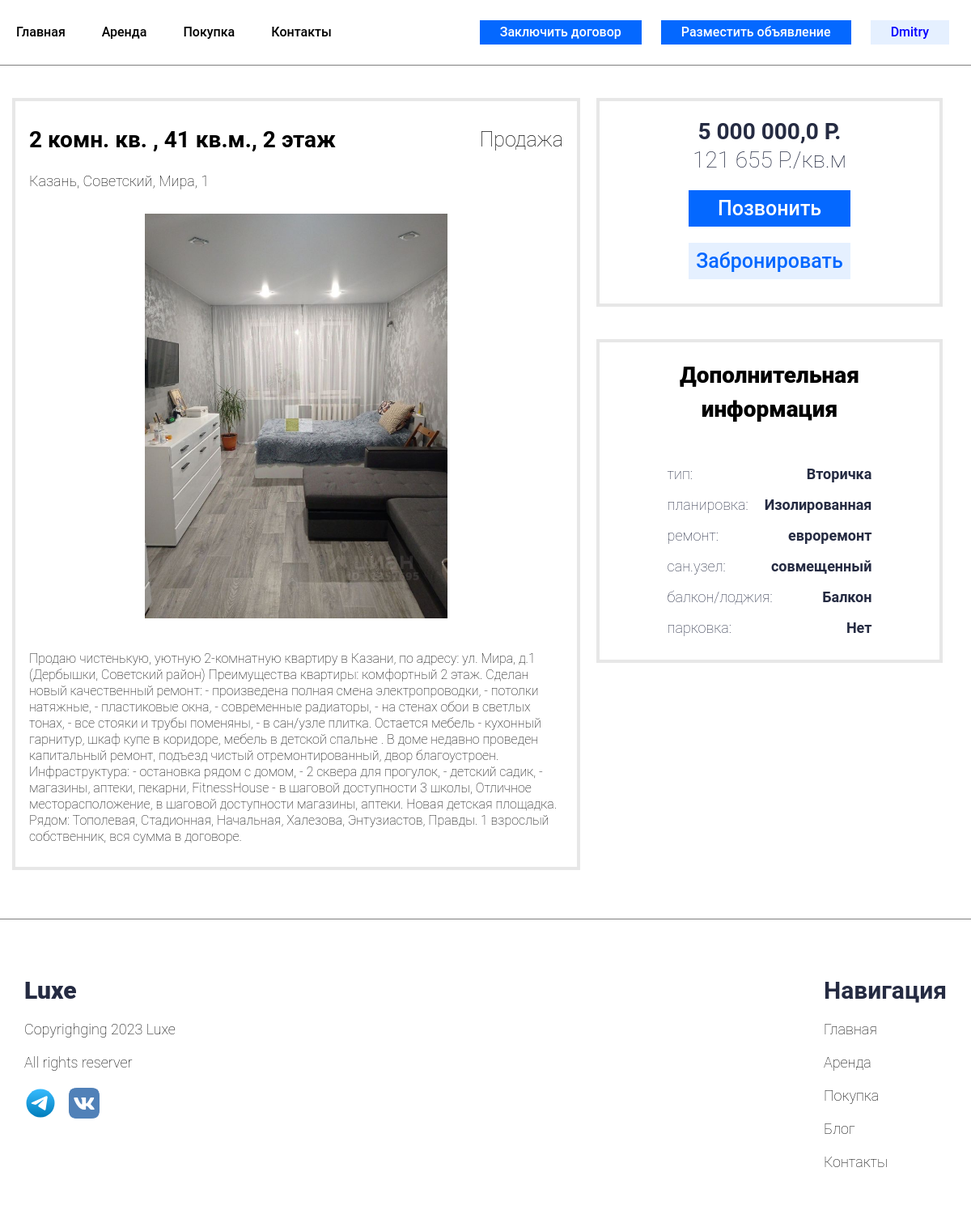
The app's page /object/8/ (signed in) with its own data.
### users/models.py (models this page shows, shortened)
class CustomUser(AbstractUser):
    surname = models.CharField(max_length=100, verbose_name="Фамилия")
    name = models.CharField(max_length=100, verbose_name="Имя")
    middlename = models.CharField(max_length=100, verbose_name="Отчество")
    email = models.EmailField(verbose_name='Почтовый адрес', unique=True)
    fullname = models.CharField(max_length=100, verbose_name="ФИО")
    pasport = models.CharField(max_length=100, verbose_name="Серия и номер паспорта", unique=True)
    phone_number = models.CharField(max_length=100, verbose_name="Номер телефона", unique=True)
    status = models.BooleanField(default=False, verbose_name='Подтверждение аккаунта')
    USERNAME_FIELD = 'email'
    REQUIRED_FIELDS = ['username']

### RealEstateApp/models.py (models this page shows, shortened)
class RealEstate(models.Model):
    photo = models.ManyToManyField('Photo', blank=True)
    city = models.CharField(max_length=30, choices=CHOICE_CITY, verbose_name='Город')
    district = models.CharField(max_length=70, choices=CHOICE_DISTRICT, verbose_name='Район')
    address = models.CharField(max_length=255, verbose_name='Адрес')
    latitude = models.FloatField(blank=True, null=True, verbose_name='Ширина')
    longitude = models.FloatField(blank=True, null=True, verbose_name='Долгота')
    area = models.DecimalField(max_digits=5, decimal_places=2, verbose_name='Площадь')
    floor = models.IntegerField(verbose_name='Этаж')
    rooms = models.IntegerField(verbose_name='Кол-во комнат')
    type = models.CharField(max_length=30, choices=CHOICE_TYPE, verbose_name='Тип недвижимости')
    layout = models.CharField(max_length=50, choices=CHOICE_LAYOUT, verbose_name='Планировка')
    finishing = models.CharField(max_length=70, choices=CHOICE_FINISHING, verbose_name='Ремонт')
    bathroom = models.CharField(max_length=30, choices=CHOICE_BATHROOM, verbose_name='Сан.узел')
    balcony = models.CharField(max_length=50, choices=CHOICE_BALCONY, verbose_name='Балкон/Лоджия')
    animals = models.BooleanField(default=False, verbose_name='С животными')
    children = models.BooleanField(default=True, verbose_name='С детьми')
    parking = models.CharField(max_length=200, choices=SIMPLE_CHOICE, blank=True, verbose_name='Парковка')
    description = models.TextField(verbose_name='Полное описание')
    price = models.DecimalField(max_digits=15, decimal_places=1, verbose_name='Стоимость')
    realtor = models.ForeignKey(settings.AUTH_USER_MODEL, on_delete=models.CASCADE, verbose_name='Риелтор',
                                limit_choices_to={'is_staff': True}, )
    category = models.ForeignKey("Category", on_delete=models.CASCADE, verbose_name='Категория')
    status = models.CharField(max_length=50, choices=CHOICE_STATUS, verbose_name='Статус')
    class Meta:
        verbose_name = 'Объект недвижимости'
        verbose_name_plural = 'Объекты недвижимости'

class Category(models.Model):
    name = models.CharField(max_length=50, verbose_name='Категория')
    def __str__(self):
        return self.name
    class Meta:
        verbose_name = 'Категория'
        verbose_name_plural = 'Категории'

### RealEstateApp/views.py (the view)
# urls.py: path('object/<int:pk>/', DetailRealEstatePage.as_view(), name='RealEstate_object'),
class DetailRealEstatePage(DetailView):
    model = RealEstate
    template_name = 'RealEstateApp/DetailRealEstate.html'
    context_object_name = 'object'
    def get_context_data(self, *, object_list=None, **kwargs):
        context = super().get_context_data(**kwargs)
        context['title'] = RealEstate.objects.get(pk=self.kwargs['pk']).address
        m = folium.Map(location=[55.7887400, 49.1221400], zoom_start=12, min_zoom=6)
        popup = folium.Popup(
            'Город: ' + str(self.object.city) + '</br></br>' + 'Район: ' + str(self.object.district) +
            '</br></br>' + 'Площадь: ' + str(self.object.area) + '</br></br>' + 'Этаж: ' + str(self.object.floor) +
            '</br></br>' + 'Кол-во комнат: ' + str(
                self.object.rooms) + '</br></br>' + 'Планировка: ' + self.object.layout +
            '</br></br>' + 'Ремонт: ' + self.object.finishing + '</br></br>' + 'Сан.узел: ' + self.object.bathroom +
            '</br></br>' + 'Балкон: ' + self.object.balcony + '</br></br>', max_width=300)
        geolocator = Nominatim(user_agent="RealEstate")
        folium.Marker(location=[self.object.latitude, self.object.longitude], tooltip='Нажмите чтобы узнать больше',
                      popup=popup).add_to(m)
        m = m._repr_html_()
        context['map'] = m
        return context

### RealEstateApp/templatetags/layout_filters.py (called while the page is built)
@register.filter
def div(value, arg):
    try:
        return float(value) / float(arg)
    except (TypeError, ZeroDivisionError):
        return None

### RealEstateApp/templates/RealEstateApp/DetailRealEstate.html (shortened to what this page needs)
{%extends 'base_layout.html' %}
{% load static %}
{% load humanize %}
{% load layout_filters %}
{% block styles %}
<link rel="stylesheet" href="{% static 'css/DetailRealEstate.css' %}">
{% endblock %}
{% block header %}
{% include 'RealEstateApp/header.html' %}
{% endblock %}
{% block content %}
<div class="page__detail detail">
    <div class="detail__container _container">
        <div class="detail__body">
            <div class="detail__main main-block">
                <div class="main-block__header">
                    <div class="main-block__params">{{object.rooms}} комн. кв. , {{object.area|floatformat:0}} кв.м.,
                        {{object.floor}} этаж
                    </div>
                    <div class="main-block__category">{{object.category}}</div>
                </div>
                <div class="main-block__body">
                    <div class="main-block__address">
                        {{object.city}}, {{object.district}}, {{object.address}}
                    </div>
                    <div class="main-block__photos photos">
                        <div class="photos__slider">
                            <div class="photo"><img src="{% static 'images/room1.png'%}" alt=""></div>
                        </div>
                    </div>
                    <div class="main-block__description">
                        {{object.description}}
                    </div>
                </div>
            </div>
            <div class="detail__additional additional-block">
                <div class="additional-block__first first-block">
                    {% if object.category|lower == "продажа" %}
                    <div class="first-block__price">{{object.price|intcomma}} P.</div>
                    <div class="first-block__square-price">{{ object.price|div:object.area|floatformat:0|intcomma}}
                        P./кв.м
                    </div>
                    {% else %}
                    <div class="first-block__price">{{object.price|intcomma}} P./мес</div>
                    {% endif %}
                    {% if user.is_authenticated %}
                    <div class="button__call">
                        <a href="tel:
                         +{{object.realtor.phone_number}}" class="call__link">Позвонить</a>
                    </div>
                    <div class="button__book">
                        <a href="{% url 'book_object' pk=object.pk%}" class="book__link">Забронировать</a>
                    </div>
                    {% endif %}
                </div>
                <div class="additional-block__second second-block">
                    <div class="second-block__header">
                        <div class="second-block__title">Дополнительная информация</div>
                    </div>
                    <div class="second-block__body">
                        {% if object.category|lower == "продажа" %}
                        <div class="second-body__info">
                            <div class="second-block__label">тип:</div>
                            <div class="second-block__text">{{object.type}}</div>
                        </div>
                        <div class="second-body__info">
                            <div class="second-block__label">планировка:</div>
                            <div class="second-block__text">{{object.layout}}</div>
                        </div>
                        <div class="second-body__info">
                            <div class="second-block__label">ремонт:</div>
                            <div class="second-block__text">{{object.finishing}}</div>
                        </div>
                        <div class="second-body__info">
                            <div class="second-block__label">сан.узел:</div>
                            <div class="second-block__text">{{object.bathroom}}</div>
                        </div>
                        <div class="second-body__info">
                            <div class="second-block__label">балкон/лоджия:</div>
                            <div class="second-block__text">{{object.balcony}}</div>
                        </div>
                        <div class="second-body__info">
                            <div class="second-block__label">парковка:</div>
                            <div class="second-block__text">{{object.parking}}</div>
                        </div>
                        {% endif %}
                    </div>
                </div>
            </div>
        </div>
    </div>
</div>
{% endblock %}
{% block footer %}
{% include 'RealEstateApp/footer.html' %}
{% endblock %}

### RealEstateApp/templates/RealEstateApp/header.html (shortened to what this page needs)
{% load static %}
<header class="header">
    <div class="header__container _container">
        <div class="header__body">
            <nav class="header__menu">
                <ul class="header__list">
                    <li class="header__item ">
                        <a href="/" class="header__link">Главная</a>
                    </li>
                    <li class="header__item">
                        <a href="{% url 'rental_list' %}" class="header__link ">Аренда</a>
                    </li>
                    <li class="header__item">
                        <a href="{% url 'selling_list' %}" class="header__link">Покупка</a>
                    </li>
                    <li class="header__item">
                        <a href="{% url 'contacts' %}" class="header__link ">Контакты</a>
                    </li>
                </ul>
            </nav>
            <div class="header__buttons">
                {% if user.is_staff %}
                <div class="add_order__button">
                    <a href="{% url 'create_contract' %}" class="add_order__link">Заключить договор</a>
                </div>
                <div class="add_order__button">
                    <a href="{% url 'adding_object' %}" class="add_order__link">Разместить объявление</a>
                </div>
                {% endif %}
                {% if user.is_authenticated %}
                <div class="login__button">
                    <a href="{%url 'logout' %}" class="login__link">{{user.name}} </a>
                </div>
                {% else %}
                <div class="login__button">
                    <a href="{%url 'login' %}" class="login__link">Войти</a>
                </div>
                {%endif %}
            </div>
        </div>
    </div>
</header>

### ProjectRealEstate/static/css/base.css (style rules this page uses)
* { padding: 0; margin: 0; border: 0; }
*,*:before,*:after { -webkit-box-sizing: border-box; -moz-box-sizing: border-box; box-sizing: border-box; }
nav, footer,header,aside { display: block; }
html,body { height: 100%; width: 100%; font-size: 100%; line-height: 1; font-size: 14px; color: #252B42; font-weight: 500; font-family: "REX"; -ms-text-size-adjust: 100%; -moz-text-size-adjust: 100%; -webkit-text-size-adjust: 100%; }
a, a:visited { text-decoration: none; }
ul li { list-style: none; }
img { vertical-align: top; }
._container { max-width: 1280px; padding: 0 15px; margin: 0 auto; }
body { font-family: 'Roboto', sans-serif; }
.header { border-bottom: 0.5px solid rgba(0, 0, 0, 0.5); }
.header__body { display: flex; justify-content: space-between; padding: 30px 0px; }
.header__menu { justify-content: flex-start; }
.header__list { display: flex; }
.header__item { padding: 0 35px 0 0 ; }
.header__link { font-size: 16px; padding: 5px; line-height: 20px; color: rgba(0, 0, 0, 1); }
.header__buttons { display: flex; }
.add_order__button { margin: -5px 12px; padding: 0 25px; background: #0468FF; height: 30px; text-align: center; display: flex; align-items: center; }
.login__button { margin: -5px 12px; padding: 0 25px; background: #E5F0FF; height: 30px; text-align: center; display: flex; align-items: center; }
.add_order__link { font-size: 16px; line-height: 20px; color: rgba(255, 255, 255, 1); }
.login__link { font-size: 16px; line-height: 20px; color: #0601FF; }

### ProjectRealEstate/static/css/DetailRealEstate.css (style rules this page uses)
.detail__body { display: flex; padding: 40px 0; }
.main-block { flex: 0 0 60%; border: 4px solid rgb(231,231,231); padding: 7px; }
.main-block__header { display: flex; justify-content: space-between; }
.main-block__params { font-weight: 600; font-size: 28px; line-height: 42px; color: black; padding: 20px 10px; }
.main-block__category { padding: 20px 10px; font-weight: 100; font-size: 25px; line-height: 42px; color: black; }
.main-block__address { font-size: 18px; font-weight: 100; line-height: 20px; color: black; padding: 0px 10px 20px 10px; }
.photo { display: flex; justify-content: center; padding: 10px 0 20px 0px ; }
.photo img { max-width: 100%; max-height: 100%; object-fit: contain; height: 500px; }
.main-block__description { font-size: 16px; font-weight: 100; line-height: 20px; color: black; margin-top: auto; padding: 20px 10px; }
.additional-block { flex: 0 0 40%; display: flex; flex-direction: column; padding: 0 20px; }
.first-block { border: 4px solid rgb(231,231,231); margin: 0px 0 40px 0; display: flex; flex-direction: column; align-items: center; justify-content: center; }
.first-block__price { padding: 20px 0 0 0; font-weight: 700; font-size: 28px; line-height: 35px; }
.first-block__square-price { font-weight: 100; font-size: 28px; line-height: 35px; }
.button__call { margin: 20px 0; display: flex; width: 200px; align-items: center; justify-content: center; text-align: center; background: #0468FF; }
.call__link { color: white; font-size: 25px; padding: 10px 20px; }
.button__book { margin: 0px 0 30px 0; width: 200px; display: flex; align-items: center; justify-content: center; text-align: center; background: #E5F0FF; }
.book__link { color: #0468FF; font-size: 25px; padding: 10px 20px; }
.second-block { border: 4px solid rgb(231,231,231); margin: 0px 0 40px 0; display: flex; flex-direction: column; align-items: center; justify-content: center; }
.second-block__title { font-weight: 800; font-size: 28px; line-height: 42px; color: black; text-align: center; padding: 20px 20px; }
.second-block__body { display: flex; flex-direction: column; padding: 20px 0; }
.second-body__info { display: flex; justify-content: space-between; }
.second-block__label { padding: 10px; font-weight: 100; font-size: 18px; }
.second-block__text { padding: 10px; font-weight: 600; font-size: 18px; }

### records on screen
CustomUser: name "Dmitry"
RealEstate: rooms "2", area "41", floor "2", category "Продажа", city "Казань", district "Советский", address "Мира, 1", description "Продаю чистенькую, уютную 2-комнатную квартиру в Казани, по адресу: ул. Мира, д.1 (Дербышки, Советский район) Преимущества квартиры: комфортный 2 этаж. Сделан новый качественный ремонт: - произведена полная смена электропроводки, - потолки натяжные, - пластиковые окна, - современные радиаторы, - на стенах обои в светлых тонах, - все стояки и трубы поменяны, - в сан/узле плитка. Остается мебель - кухонный гарнитур, шкаф купе в коридоре, мебель в детской спальне . В доме недавно проведен капитальный ремонт, подъезд чистый отремонтированный, двор благоустроен. Инфраструктура: - остановка рядом с домом, - 2 сквера для прогулок, - детский садик, - магазины, аптеки, пекарни, FitnessHouse - в…", price "5 000 000,0", price|div "121 655", type "Вторичка", layout "Изолированная", finishing "евроремонт", bathroom "совмещенный", balcony "Балкон", parking "Нет"
